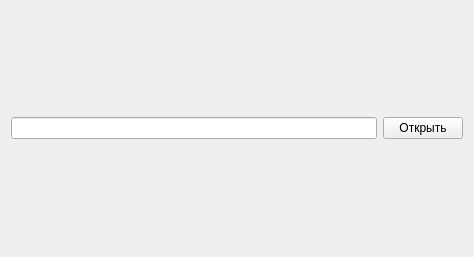
<?xml version="1.0" encoding="UTF-8"?>
<ui version="4.0">
 <class>Window</class>
 <widget class="QWidget" name="Window">
  <property name="geometry">
   <rect>
    <x>0</x>
    <y>0</y>
    <width>474</width>
    <height>257</height>
   </rect>
  </property>
  <property name="windowTitle">
   <string>Form</string>
  </property>
  <layout class="QGridLayout" name="gridLayout">
   <item row="0" column="1">
    <widget class="QPushButton" name="openButton">
     <property name="text">
      <string>Открыть</string>
     </property>
    </widget>
   </item>
   <item row="0" column="0">
    <widget class="QLineEdit" name="fileName">
     <property name="readOnly">
      <bool>true</bool>
     </property>
    </widget>
   </item>
  </layout>
 </widget>
 <resources/>
 <connections/>
</ui>
